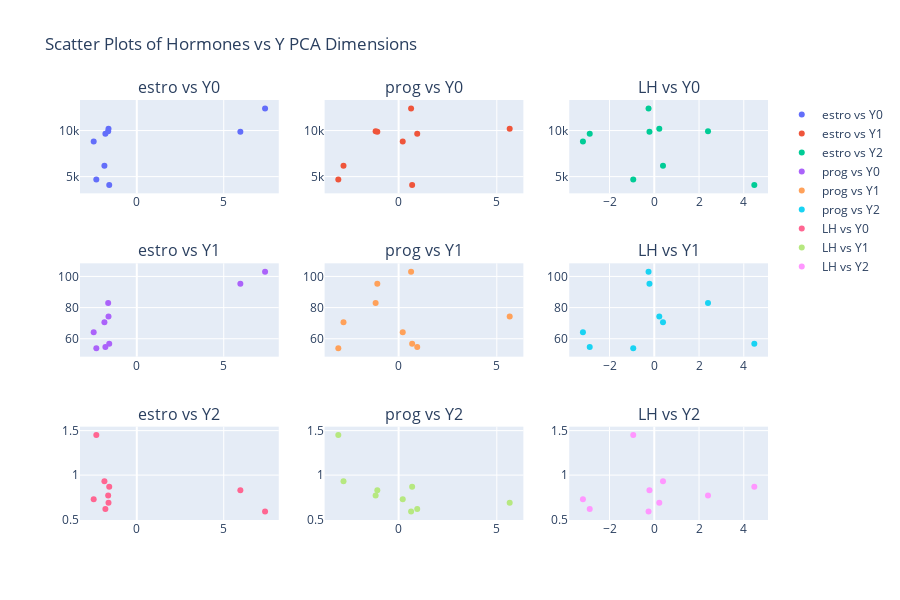

Notebook source saved alongside this figure:
### Code cell
plot_xy_relationships(X, y_pca);

### Figure 1 — Plotly figure (JSON) as saved in the notebook; plotly's stock layout.template omitted (floating-point values rounded to 4 significant figures)
{"data": [{"mode": "markers", "name": "estro vs Y0", "type": "scatter", "x": [-2.328, -1.585, -1.862, -1.806, -2.479, -1.627, -1.646, 5.955, 7.377], "xaxis": "x", "y": [4700, 4100, 6190, 9640, 8800, 10200, 9920, 9860, 12400], "yaxis": "y"}, {"mode": "markers", "name": "estro vs Y1", "type": "scatter", "x": [-3.072, 0.6882, -2.807, 0.9472, 0.209, 5.656, -1.171, -1.086, 0.6348], "xaxis": "x2", "y": [4700, 4100, 6190, 9640, 8800, 10200, 9920, 9860, 12400], "yaxis": "y2"}, {"mode": "markers", "name": "estro vs Y2", "type": "scatter", "x": [-0.9401, 4.47, 0.3896, -2.885, -3.188, 0.2242, 2.401, -0.2152, -0.2565], "xaxis": "x3", "y": [4700, 4100, 6190, 9640, 8800, 10200, 9920, 9860, 12400], "yaxis": "y3"}, {"mode": "markers", "name": "prog vs Y0", "type": "scatter", "x": [-2.328, -1.585, -1.862, -1.806, -2.479, -1.627, -1.646, 5.955, 7.377], "xaxis": "x4", "y": [53.9, 56.8, 70.6, 54.7, 64.1, 74.2, 83, 95.3, 103], "yaxis": "y4"}, {"mode": "markers", "name": "prog vs Y1", "type": "scatter", "x": [-3.072, 0.6882, -2.807, 0.9472, 0.209, 5.656, -1.171, -1.086, 0.6348], "xaxis": "x5", "y": [53.9, 56.8, 70.6, 54.7, 64.1, 74.2, 83, 95.3, 103], "yaxis": "y5"}, {"mode": "markers", "name": "prog vs Y2", "type": "scatter", "x": [-0.9401, 4.47, 0.3896, -2.885, -3.188, 0.2242, 2.401, -0.2152, -0.2565], "xaxis": "x6", "y": [53.9, 56.8, 70.6, 54.7, 64.1, 74.2, 83, 95.3, 103], "yaxis": "y6"}, {"mode": "markers", "name": "LH vs Y0", "type": "scatter", "x": [-2.328, -1.585, -1.862, -1.806, -2.479, -1.627, -1.646, 5.955, 7.377], "xaxis": "x7", "y": [1.45, 0.87, 0.93, 0.62, 0.73, 0.69, 0.77, 0.83, 0.59], "yaxis": "y7"}, {"mode": "markers", "name": "LH vs Y1", "type": "scatter", "x": [-3.072, 0.6882, -2.807, 0.9472, 0.209, 5.656, -1.171, -1.086, 0.6348], "xaxis": "x8", "y": [1.45, 0.87, 0.93, 0.62, 0.73, 0.69, 0.77, 0.83, 0.59], "yaxis": "y8"}, {"mode": "markers", "name": "LH vs Y2", "type": "scatter", "x": [-0.9401, 4.47, 0.3896, -2.885, -3.188, 0.2242, 2.401, -0.2152, -0.2565], "xaxis": "x9", "y": [1.45, 0.87, 0.93, 0.62, 0.73, 0.69, 0.77, 0.83, 0.59], "yaxis": "y9"}], "layout": {"annotations": [{"font": {"size": 16}, "showarrow": false, "text": "estro vs Y0", "x": 0.1444, "xanchor": "center", "xref": "paper", "y": 1, "yanchor": "bottom", "yref": "paper"}, {"font": {"size": 16}, "showarrow": false, "text": "prog vs Y0", "x": 0.5, "xanchor": "center", "xref": "paper", "y": 1, "yanchor": "bottom", "yref": "paper"}, {"font": {"size": 16}, "showarrow": false, "text": "LH vs Y0", "x": 0.8556, "xanchor": "center", "xref": "paper", "y": 1, "yanchor": "bottom", "yref": "paper"}, {"font": {"size": 16}, "showarrow": false, "text": "estro vs Y1", "x": 0.1444, "xanchor": "center", "xref": "paper", "y": 0.6111, "yanchor": "bottom", "yref": "paper"}, {"font": {"size": 16}, "showarrow": false, "text": "prog vs Y1", "x": 0.5, "xanchor": "center", "xref": "paper", "y": 0.6111, "yanchor": "bottom", "yref": "paper"}, {"font": {"size": 16}, "showarrow": false, "text": "LH vs Y1", "x": 0.8556, "xanchor": "center", "xref": "paper", "y": 0.6111, "yanchor": "bottom", "yref": "paper"}, {"font": {"size": 16}, "showarrow": false, "text": "estro vs Y2", "x": 0.1444, "xanchor": "center", "xref": "paper", "y": 0.2222, "yanchor": "bottom", "yref": "paper"}, {"font": {"size": 16}, "showarrow": false, "text": "prog vs Y2", "x": 0.5, "xanchor": "center", "xref": "paper", "y": 0.2222, "yanchor": "bottom", "yref": "paper"}, {"font": {"size": 16}, "showarrow": false, "text": "LH vs Y2", "x": 0.8556, "xanchor": "center", "xref": "paper", "y": 0.2222, "yanchor": "bottom", "yref": "paper"}], "height": 600, "title": {"text": "Scatter Plots of Hormones vs Y PCA Dimensions"}, "width": 900, "xaxis": {"anchor": "y", "autorange": true, "domain": [0, 0.2889], "range": [-3.269, 8.167], "type": "linear"}, "xaxis2": {"anchor": "y2", "autorange": true, "domain": [0.3556, 0.6444], "range": [-3.771, 6.356], "type": "linear"}, "xaxis3": {"anchor": "y3", "autorange": true, "domain": [0.7111, 1], "range": [-3.802, 5.084], "type": "linear"}, "xaxis4": {"anchor": "y4", "autorange": true, "domain": [0, 0.2889], "range": [-3.269, 8.167], "type": "linear"}, "xaxis5": {"anchor": "y5", "autorange": true, "domain": [0.3556, 0.6444], "range": [-3.771, 6.356], "type": "linear"}, "xaxis6": {"anchor": "y6", "autorange": true, "domain": [0.7111, 1], "range": [-3.802, 5.084], "type": "linear"}, "xaxis7": {"anchor": "y7", "autorange": true, "domain": [0, 0.2889], "range": [-3.269, 8.167], "type": "linear"}, "xaxis8": {"anchor": "y8", "autorange": true, "domain": [0.3556, 0.6444], "range": [-3.771, 6.356], "type": "linear"}, "xaxis9": {"anchor": "y9", "autorange": true, "domain": [0.7111, 1], "range": [-3.802, 5.084], "type": "linear"}, "yaxis": {"anchor": "x", "autorange": true, "domain": [0.7778, 1], "range": [3187.0, 13310.0], "type": "linear"}, "yaxis2": {"anchor": "x2", "autorange": true, "domain": [0.7778, 1], "range": [3187.0, 13310.0], "type": "linear"}, "yaxis3": {"anchor": "x3", "autorange": true, "domain": [0.7778, 1], "range": [3187.0, 13310.0], "type": "linear"}, "yaxis4": {"anchor": "x4", "autorange": true, "domain": [0.3889, 0.6111], "range": [48.5, 108.4], "type": "linear"}, "yaxis5": {"anchor": "x5", "autorange": true, "domain": [0.3889, 0.6111], "range": [48.5, 108.4], "type": "linear"}, "yaxis6": {"anchor": "x6", "autorange": true, "domain": [0.3889, 0.6111], "range": [48.5, 108.4], "type": "linear"}, "yaxis7": {"anchor": "x7", "autorange": true, "domain": [0, 0.2222], "range": [0.4954, 1.545], "type": "linear"}, "yaxis8": {"anchor": "x8", "autorange": true, "domain": [0, 0.2222], "range": [0.4954, 1.545], "type": "linear"}, "yaxis9": {"anchor": "x9", "autorange": true, "domain": [0, 0.2222], "range": [0.4954, 1.545], "type": "linear"}}}
